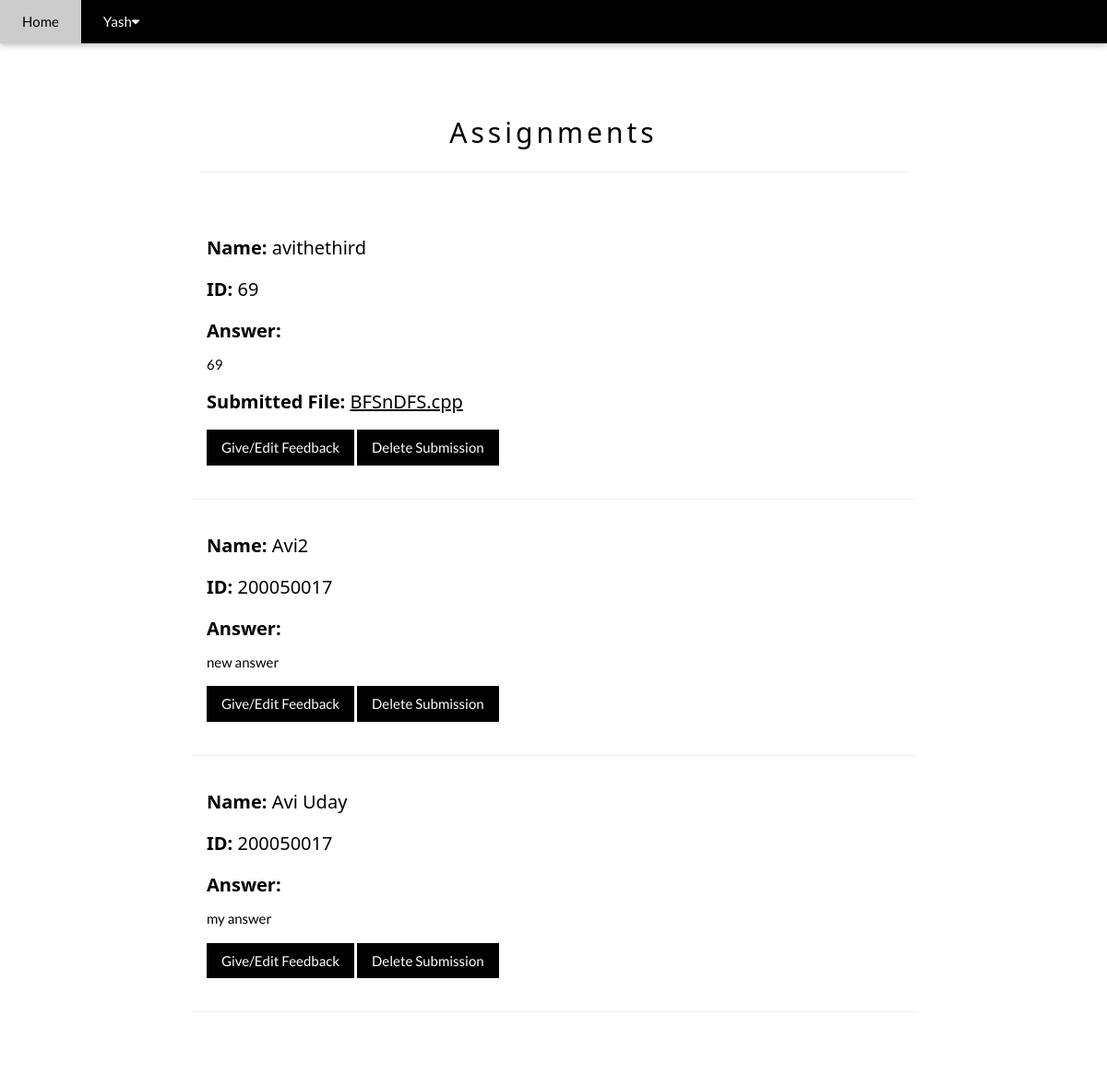
Page /assignment-submission-list/ (signed in) on the committed database.
### authentication/models.py (models this page shows, shortened)
class User(AbstractUser):
    username = None
    role = models.CharField(max_length=12, error_messages={
        'required': "Role must be provided"
    })
    email = models.EmailField(unique=True, blank=False,
                              error_messages={
                                  'unique': "A user with that email already exists.",
                              })
    USERNAME_FIELD = "email"
    REQUIRED_FIELDS = []
    objects = UserManager()

### core/models.py (models this page shows, shortened)
class AssignmentSubmission(models.Model):
    user = models.ForeignKey(User, on_delete=models.CASCADE)
    name = models.CharField(max_length=100)
    university_id = models.CharField(max_length=100)
    content = models.TextField(null=True, blank=True)
    feedback = models.TextField(default='')
    file = models.FileField(null=True, blank=True)

### core/views.py (the view)
# urls.py: path('assignment-submission-list/', AssignmentSubmissionListView.as_view(), name='assignment-submission-list'),
class AssignmentSubmissionListView(ListView):
    model = AssignmentSubmission
    template_name = 'core/instructor/assignment_submission_list.html'
    context_object_name = 'assignment_submission'
    @method_decorator(login_required(login_url=reverse_lazy('authentication:login')))
    def dispatch(self, request, *args, **kwargs):
        return super().dispatch(self.request, *args, **kwargs)
    def get_queryset(self):
        return self.model.objects.all().order_by('-id')  # filter(user_id=self.request.user.id).order_by('-id')

### templates/core/instructor/assignment_submission_list.html (shortened to what this page needs)
{% extends 'base.html' %}
{% load static %}
{% block content %}
       <div class="w3-container w3-content w3-padding-64" style="max-width:800px" id="contact">
                   <h2 class="w3-wide w3-center">Assignments</h2>
        <hr/>
           <div class="w3-row-padding w3-padding-32" style="margin:0 -16px">
           {% for foo in assignment_submission %}
           <div class="w3-container w3-white">
               <p><h4><strong>Name:</strong> {{ foo.name }} </h4></p>
               <h4><strong>ID:</strong> {{ foo.university_id  }} </h4></p>
           <p> <h4><strong>Answer:</strong></h4> {{ foo.content }}  </p>
            {% if foo.file %}
                <p> <h4><strong>Submitted File:</strong> <a href="{{foo.file.url}}" download>{{foo.file}}</a> </h4></p>
                {% endif %}
               <a href="{% url 'core:assignment-feedback' foo.id %}"><button class="w3-button w3-black w3-margin-bottom" onclick="document.getElementById('ticketModal').style.display='block'">Give/Edit Feedback</button></a>
                <a href="{% url 'core:submission-delete' foo.id %}"><button class="w3-button w3-black w3-margin-bottom" onclick="document.getElementById('ticketModal').style.display='block'">Delete Submission</button></a>
              </div>
              <hr/>
           {% endfor %}
           </div>
            <br/>
            <br/>
        </div>
{% endblock %}

### templates/base.html (shortened to what this page needs)
{% load static %}
<!DOCTYPE html>
<html lang="en">
<link rel="stylesheet" href="{% static 'css/ournewstyles.css' %}">
<link rel="stylesheet" href="https://cdnjs.cloudflare.com/ajax/libs/font-awesome/4.7.0/css/font-awesome.min.css">
<body>
   {% include 'nav.html' %}
       {% block content %}
      {% endblock %}
</body>
</html>

### templates/nav.html (shortened to what this page needs)
<div class="w3-top">
<div class="w3-bar w3-black w3-card">
<a href="/" class="w3-bar-item w3-button w3-padding-large">Home</a>
{% if request.user.is_authenticated and request.user.role == 'instructor' %}
<div class="w3-dropdown-hover w3-hide-small">
<button class="w3-padding-large w3-button" title="More">{{ request.user.first_name }}<i class="fa fa-caret-down"></i></button>
                {% endif %}
</div>
</div>

### static/css/ournewstyles.css (style rules this page uses)
html { box-sizing:border-box }
*,*:before,*:after { box-sizing:inherit }
html { -ms-text-size-adjust:100%;-webkit-text-size-adjust:100% }
body { margin:0 }
a { background-color:transparent }
b,strong { font-weight:bolder }
hr { box-sizing:content-box;height:0;overflow:visible }
button,input,select,textarea,optgroup { font:inherit;margin:0 }
button,input { overflow:visible }
button,select { text-transform:none }
button,[type=button],[type=reset],[type=submit] { -webkit-appearance:button }
html,body { font-family:Verdana,sans-serif;font-size:15px;line-height:1.5;overflow-y:scroll }
h2 { font-size:30px }
h4 { font-size:20px }
h1,h2,h3,h4,h5,h6 { font-family:"Segoe UI",Arial,sans-serif;font-weight:400;margin:10px 0 }
.w3-wide { letter-spacing:4px }
hr { border:0;border-top:1px solid #eee;margin:20px 0 }
a { color:inherit }
.w3-btn,.w3-button { border:none;display:inline-block;padding:8px 16px;vertical-align:middle;text-decoration:none;color:inherit;background-color:inherit;text-align:center;cursor:pointer;white-space:nowrap }
.w3-btn,.w3-button { -webkit-touch-callout:none;-webkit-user-select:none;-khtml-user-select:none;-moz-user-select:none;-ms-user-select:none;user-select:none }
.w3-dropdown-click,.w3-dropdown-hover { position:relative;display:inline-block;cursor:pointer }
.w3-bar { width:100% }
.w3-bar .w3-bar-item { padding:8px 16px;float:left;width:auto;border:none;display:block;outline:0 }
.w3-bar .w3-dropdown-hover,.w3-bar .w3-dropdown-click { position:static;float:left }
.w3-bar .w3-button { white-space:normal }
.w3-container:after,.w3-container:before,.w3-panel:after,.w3-panel:before,.w3-row:after,.w3-row:before,.w3-row-padding:after,.w3-row-padding:before, .w3-cell-row:before,.w3-cell-row:after,.w3-clear:after,.w3-clear:before,.w3-bar:before,.w3-bar:after { content:"";display:table;clear:both }
.w3-content,.w3-auto { margin-left:auto;margin-right:auto }
.w3-content { max-width:980px }
.w3-top,.w3-bottom { position:absolute;width:100%;z-index:1 }
.w3-top { top:0 }
.w3-row-padding,.w3-row-padding>.w3-half,.w3-row-padding>.w3-third,.w3-row-padding>.w3-twothird,.w3-row-padding>.w3-threequarter,.w3-row-padding>.w3-quarter,.w3-row-padding>.w3-col { padding:0 8px }
.w3-container,.w3-panel { padding:0.01em 16px }
.w3-card,.w3-card-2 { box-shadow:0 2px 5px 0 rgba(0,0,0,0.16),0 2px 10px 0 rgba(0,0,0,0.12) }
.w3-center { text-align:center!important }
.w3-margin-bottom { margin-bottom:16px!important }
.w3-padding-large { padding:12px 24px!important }
.w3-padding-32 { padding-top:32px!important;padding-bottom:32px!important }
.w3-padding-64 { padding-top:64px!important;padding-bottom:64px!important }
.w3-white,.w3-hover-white:hover { color:#000!important;background-color:#fff!important }
.w3-black,.w3-hover-black:hover { color:#fff!important;background-color:#000!important }

### templates/base.html (style rules this page uses)
body { font-family: "Lato", sans-serif }

### rows in the picture
User: user.first_name "Yash"
AssignmentSubmission: name "avithethird", university_id "69", content "69", file "BFSnDFS.cpp"
AssignmentSubmission: name "Avi2", university_id "200050017", content "new answer"
AssignmentSubmission: name "Avi Uday", university_id "200050017", content "my answer"
